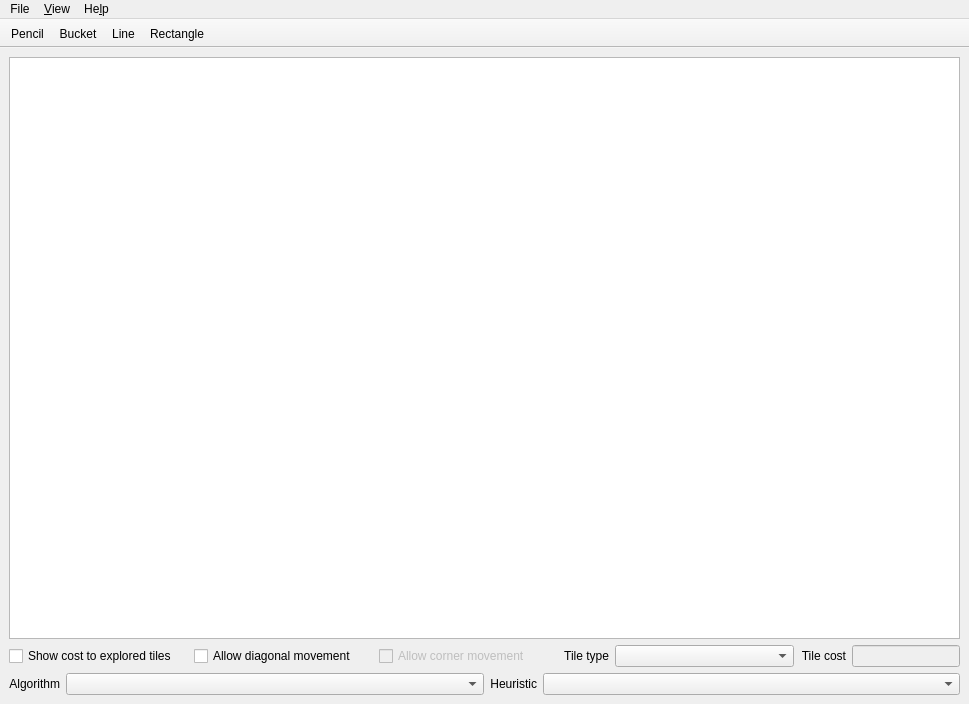
<?xml version="1.0" encoding="UTF-8"?>
<ui version="4.0">
 <class>MainWindow</class>
 <widget class="QMainWindow" name="MainWindow">
  <property name="windowModality">
   <enum>Qt::NonModal</enum>
  </property>
  <property name="geometry">
   <rect>
    <x>0</x>
    <y>0</y>
    <width>969</width>
    <height>704</height>
   </rect>
  </property>
  <property name="focusPolicy">
   <enum>Qt::NoFocus</enum>
  </property>
  <property name="windowTitle">
   <string>Pathfinding Simulator</string>
  </property>
  <property name="animated">
   <bool>false</bool>
  </property>
  <property name="documentMode">
   <bool>false</bool>
  </property>
  <widget class="QWidget" name="centralwidget">
   <layout class="QVBoxLayout" name="verticalLayout_2">
    <property name="sizeConstraint">
     <enum>QLayout::SetNoConstraint</enum>
    </property>
    <item>
     <widget class="TilemapView" name="tilemapView">
      <property name="enabled">
       <bool>true</bool>
      </property>
      <property name="sizePolicy">
       <sizepolicy hsizetype="Expanding" vsizetype="Expanding">
        <horstretch>0</horstretch>
        <verstretch>0</verstretch>
       </sizepolicy>
      </property>
      <property name="baseSize">
       <size>
        <width>0</width>
        <height>0</height>
       </size>
      </property>
      <property name="mouseTracking">
       <bool>false</bool>
      </property>
      <property name="acceptDrops">
       <bool>true</bool>
      </property>
      <property name="autoFillBackground">
       <bool>false</bool>
      </property>
      <property name="interactive">
       <bool>true</bool>
      </property>
     </widget>
    </item>
    <item>
     <layout class="QHBoxLayout" name="horizontalLayout">
      <property name="sizeConstraint">
       <enum>QLayout::SetNoConstraint</enum>
      </property>
      <item>
       <widget class="QCheckBox" name="checkShowCost">
        <property name="text">
         <string>Show cost to explored tiles</string>
        </property>
        <property name="tristate">
         <bool>false</bool>
        </property>
       </widget>
      </item>
      <item>
       <widget class="QCheckBox" name="checkDiagonal">
        <property name="text">
         <string>Allow diagonal movement</string>
        </property>
       </widget>
      </item>
      <item>
       <widget class="QCheckBox" name="checkCornerMovement">
        <property name="enabled">
         <bool>false</bool>
        </property>
        <property name="text">
         <string>Allow corner movement</string>
        </property>
       </widget>
      </item>
      <item>
       <widget class="QLabel" name="textTileType">
        <property name="sizePolicy">
         <sizepolicy hsizetype="Fixed" vsizetype="Preferred">
          <horstretch>0</horstretch>
          <verstretch>0</verstretch>
         </sizepolicy>
        </property>
        <property name="layoutDirection">
         <enum>Qt::LeftToRight</enum>
        </property>
        <property name="text">
         <string>Tile type</string>
        </property>
        <property name="alignment">
         <set>Qt::AlignRight|Qt::AlignTrailing|Qt::AlignVCenter</set>
        </property>
       </widget>
      </item>
      <item>
       <widget class="QComboBox" name="cbTileType"/>
      </item>
      <item>
       <widget class="QLabel" name="textWeight">
        <property name="sizePolicy">
         <sizepolicy hsizetype="Fixed" vsizetype="Preferred">
          <horstretch>0</horstretch>
          <verstretch>0</verstretch>
         </sizepolicy>
        </property>
        <property name="text">
         <string>Tile cost</string>
        </property>
        <property name="alignment">
         <set>Qt::AlignRight|Qt::AlignTrailing|Qt::AlignVCenter</set>
        </property>
       </widget>
      </item>
      <item>
       <widget class="QLineEdit" name="etWeight">
        <property name="enabled">
         <bool>false</bool>
        </property>
        <property name="sizePolicy">
         <sizepolicy hsizetype="Fixed" vsizetype="Fixed">
          <horstretch>0</horstretch>
          <verstretch>0</verstretch>
         </sizepolicy>
        </property>
       </widget>
      </item>
     </layout>
    </item>
    <item>
     <layout class="QHBoxLayout" name="horizontalLayout_2">
      <property name="sizeConstraint">
       <enum>QLayout::SetNoConstraint</enum>
      </property>
      <item>
       <widget class="QLabel" name="textAlgorithm">
        <property name="sizePolicy">
         <sizepolicy hsizetype="Fixed" vsizetype="Preferred">
          <horstretch>0</horstretch>
          <verstretch>0</verstretch>
         </sizepolicy>
        </property>
        <property name="text">
         <string>Algorithm</string>
        </property>
        <property name="alignment">
         <set>Qt::AlignRight|Qt::AlignTrailing|Qt::AlignVCenter</set>
        </property>
       </widget>
      </item>
      <item>
       <widget class="QComboBox" name="cbAlgorithm"/>
      </item>
      <item>
       <widget class="QLabel" name="etHeurisstic">
        <property name="sizePolicy">
         <sizepolicy hsizetype="Fixed" vsizetype="Preferred">
          <horstretch>0</horstretch>
          <verstretch>0</verstretch>
         </sizepolicy>
        </property>
        <property name="text">
         <string>Heuristic</string>
        </property>
        <property name="alignment">
         <set>Qt::AlignRight|Qt::AlignTrailing|Qt::AlignVCenter</set>
        </property>
       </widget>
      </item>
      <item>
       <widget class="QComboBox" name="cbHeuristic"/>
      </item>
     </layout>
    </item>
   </layout>
  </widget>
  <widget class="QMenuBar" name="menubar">
   <property name="geometry">
    <rect>
     <x>0</x>
     <y>0</y>
     <width>969</width>
     <height>30</height>
    </rect>
   </property>
   <widget class="QMenu" name="menuHelp">
    <property name="title">
     <string>He&amp;lp</string>
    </property>
    <addaction name="actionControls"/>
   </widget>
   <widget class="QMenu" name="menuFile">
    <property name="title">
     <string>File</string>
    </property>
    <addaction name="actionNewMap"/>
    <addaction name="actionSaveMap"/>
    <addaction name="actionLoadMap"/>
    <addaction name="actionReset"/>
   </widget>
   <widget class="QMenu" name="menuView">
    <property name="title">
     <string>&amp;View</string>
    </property>
    <addaction name="actionShowGrid"/>
    <addaction name="actionGoofyIcons"/>
    <addaction name="actionScreenshot"/>
   </widget>
   <addaction name="menuFile"/>
   <addaction name="menuView"/>
   <addaction name="menuHelp"/>
  </widget>
  <widget class="QToolBar" name="toolBar">
   <property name="windowTitle">
    <string>toolBar</string>
   </property>
   <property name="movable">
    <bool>false</bool>
   </property>
   <property name="floatable">
    <bool>true</bool>
   </property>
   <attribute name="toolBarArea">
    <enum>TopToolBarArea</enum>
   </attribute>
   <attribute name="toolBarBreak">
    <bool>false</bool>
   </attribute>
   <addaction name="actionPencil"/>
   <addaction name="actionBucket"/>
   <addaction name="actionLine"/>
   <addaction name="actionRect"/>
  </widget>
  <action name="actionControls">
   <property name="text">
    <string>&amp;Controls</string>
   </property>
   <property name="shortcut">
    <string>F1</string>
   </property>
  </action>
  <action name="actionReset">
   <property name="text">
    <string>&amp;Clear map</string>
   </property>
   <property name="toolTip">
    <string>Clears every tile in the map</string>
   </property>
  </action>
  <action name="actionShowGrid">
   <property name="checkable">
    <bool>true</bool>
   </property>
   <property name="checked">
    <bool>true</bool>
   </property>
   <property name="text">
    <string>&amp;Show grid</string>
   </property>
  </action>
  <action name="actionGoofyIcons">
   <property name="checkable">
    <bool>true</bool>
   </property>
   <property name="checked">
    <bool>false</bool>
   </property>
   <property name="enabled">
    <bool>true</bool>
   </property>
   <property name="text">
    <string>&amp;Goofy icons</string>
   </property>
  </action>
  <action name="actionNewMap">
   <property name="text">
    <string>&amp;New map</string>
   </property>
   <property name="toolTip">
    <string>Create new map with custom size</string>
   </property>
   <property name="shortcut">
    <string>Ctrl+N</string>
   </property>
  </action>
  <action name="actionPencil">
   <property name="checkable">
    <bool>true</bool>
   </property>
   <property name="icon">
    <iconset resource="../resources.qrc">
     <normaloff>:/res/pencil.png</normaloff>:/res/pencil.png</iconset>
   </property>
   <property name="text">
    <string>Pencil</string>
   </property>
   <property name="toolTip">
    <string>Paint tiles under cursor</string>
   </property>
  </action>
  <action name="actionBucket">
   <property name="checkable">
    <bool>true</bool>
   </property>
   <property name="icon">
    <iconset resource="../resources.qrc">
     <normaloff>:/res/bucket.png</normaloff>:/res/bucket.png</iconset>
   </property>
   <property name="text">
    <string>Bucket</string>
   </property>
   <property name="toolTip">
    <string>Paint all tiles in an enclosed region</string>
   </property>
  </action>
  <action name="actionLine">
   <property name="checkable">
    <bool>true</bool>
   </property>
   <property name="icon">
    <iconset resource="../resources.qrc">
     <normaloff>:/res/line.png</normaloff>:/res/line.png</iconset>
   </property>
   <property name="text">
    <string>Line</string>
   </property>
   <property name="toolTip">
    <string>Paint a line</string>
   </property>
  </action>
  <action name="actionRect">
   <property name="checkable">
    <bool>true</bool>
   </property>
   <property name="icon">
    <iconset resource="../resources.qrc">
     <normaloff>:/res/square.png</normaloff>:/res/square.png</iconset>
   </property>
   <property name="text">
    <string>Rectangle</string>
   </property>
   <property name="toolTip">
    <string>Paint a rectangle</string>
   </property>
  </action>
  <action name="actionSaveMap">
   <property name="text">
    <string>&amp;Save map</string>
   </property>
   <property name="shortcut">
    <string>Ctrl+S</string>
   </property>
  </action>
  <action name="actionLoadMap">
   <property name="text">
    <string>&amp;Load map</string>
   </property>
   <property name="shortcut">
    <string>Ctrl+O</string>
   </property>
  </action>
  <action name="actionScreenshot">
   <property name="text">
    <string>&amp;Take screenshot</string>
   </property>
   <property name="toolTip">
    <string>Take a screenshot of the current view panel</string>
   </property>
  </action>
 </widget>
 <customwidgets>
  <customwidget>
   <class>TilemapView</class>
   <extends>QGraphicsView</extends>
   <header>tilemapview.h</header>
  </customwidget>
 </customwidgets>
 <resources>
  <include location="../resources.qrc"/>
 </resources>
 <connections/>
</ui>
